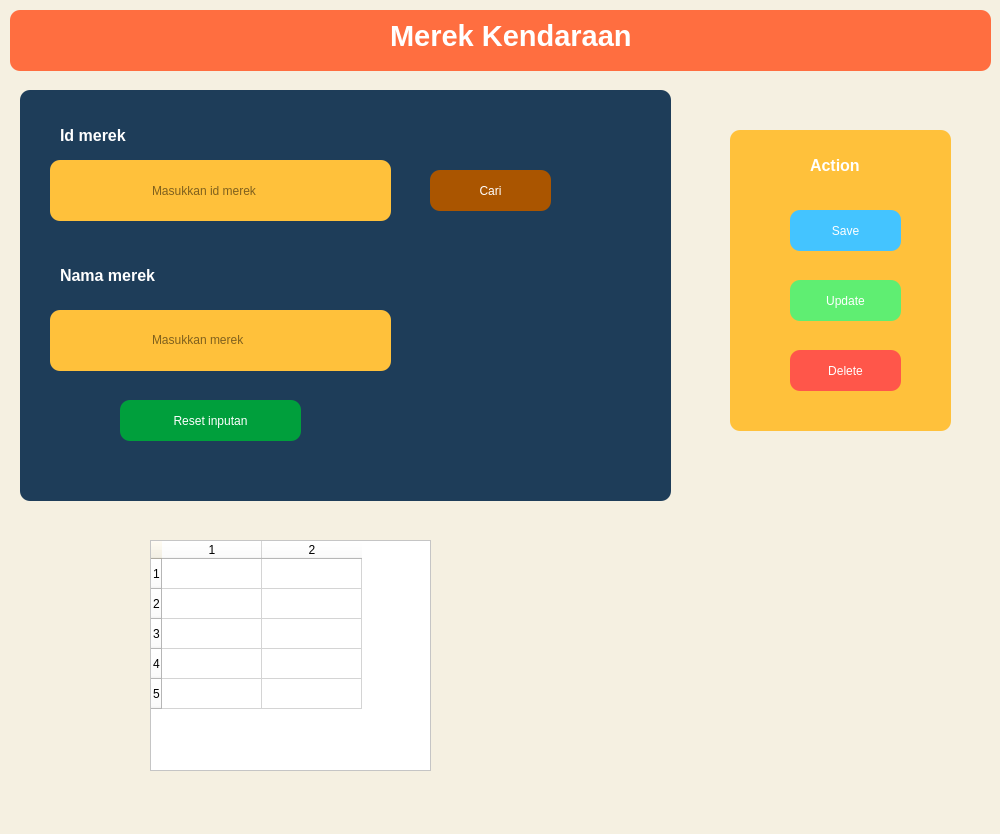
<?xml version="1.0" encoding="UTF-8"?>
<ui version="4.0">
 <class>Dialog</class>
 <widget class="QDialog" name="Dialog">
  <property name="geometry">
   <rect>
    <x>0</x>
    <y>0</y>
    <width>1000</width>
    <height>834</height>
   </rect>
  </property>
  <property name="windowTitle">
   <string>Dialog</string>
  </property>
  <property name="styleSheet">
   <string notr="true">background-color: rgb(245, 240, 225);</string>
  </property>
  <widget class="QGroupBox" name="groupBox">
   <property name="geometry">
    <rect>
     <x>20</x>
     <y>90</y>
     <width>651</width>
     <height>411</height>
    </rect>
   </property>
   <property name="styleSheet">
    <string notr="true">background-color: rgb(30, 61, 89);
border-radius:10px; </string>
   </property>
   <property name="title">
    <string/>
   </property>
   <widget class="QGroupBox" name="groupBox_3">
    <property name="geometry">
     <rect>
      <x>30</x>
      <y>70</y>
      <width>341</width>
      <height>61</height>
     </rect>
    </property>
    <property name="styleSheet">
     <string notr="true">background-color: rgb(255, 193, 59);
border-radius:10px; </string>
    </property>
    <property name="title">
     <string/>
    </property>
    <widget class="QLineEdit" name="kodeMerek">
     <property name="geometry">
      <rect>
       <x>100</x>
       <y>20</y>
       <width>171</width>
       <height>21</height>
      </rect>
     </property>
     <property name="placeholderText">
      <string>Masukkan id merek</string>
     </property>
    </widget>
   </widget>
   <widget class="QGroupBox" name="groupBox_4">
    <property name="geometry">
     <rect>
      <x>30</x>
      <y>220</y>
      <width>341</width>
      <height>61</height>
     </rect>
    </property>
    <property name="styleSheet">
     <string notr="true">background-color: rgb(255, 193, 59);
border-radius:10px; </string>
    </property>
    <property name="title">
     <string/>
    </property>
    <widget class="QLineEdit" name="namaMerek">
     <property name="geometry">
      <rect>
       <x>100</x>
       <y>20</y>
       <width>171</width>
       <height>20</height>
      </rect>
     </property>
     <property name="text">
      <string/>
     </property>
     <property name="placeholderText">
      <string>Masukkan merek</string>
     </property>
    </widget>
   </widget>
   <widget class="QLabel" name="label">
    <property name="geometry">
     <rect>
      <x>40</x>
      <y>30</y>
      <width>271</width>
      <height>31</height>
     </rect>
    </property>
    <property name="font">
     <font>
      <pointsize>12</pointsize>
      <weight>75</weight>
      <bold>true</bold>
     </font>
    </property>
    <property name="styleSheet">
     <string notr="true">color:white;
</string>
    </property>
    <property name="text">
     <string>Id merek</string>
    </property>
   </widget>
   <widget class="QLabel" name="label_2">
    <property name="geometry">
     <rect>
      <x>40</x>
      <y>170</y>
      <width>271</width>
      <height>31</height>
     </rect>
    </property>
    <property name="font">
     <font>
      <pointsize>12</pointsize>
      <weight>75</weight>
      <bold>true</bold>
     </font>
    </property>
    <property name="styleSheet">
     <string notr="true">color:white;
</string>
    </property>
    <property name="text">
     <string>Nama merek</string>
    </property>
   </widget>
   <widget class="QPushButton" name="btnReset">
    <property name="geometry">
     <rect>
      <x>100</x>
      <y>310</y>
      <width>181</width>
      <height>41</height>
     </rect>
    </property>
    <property name="styleSheet">
     <string notr="true">border-radius: 10px;
background-color: rgb(0, 159, 60);
font: 5 8pt &quot;Arial Black&quot;;
color:white;</string>
    </property>
    <property name="text">
     <string>Reset inputan</string>
    </property>
    <property name="icon">
     <iconset>
      <normaloff>../../../../praktikum/python code/Perpustakaan/Asset/reset.png</normaloff>../../../../praktikum/python code/Perpustakaan/Asset/reset.png</iconset>
    </property>
   </widget>
   <widget class="QPushButton" name="btnSearch">
    <property name="geometry">
     <rect>
      <x>410</x>
      <y>80</y>
      <width>121</width>
      <height>41</height>
     </rect>
    </property>
    <property name="styleSheet">
     <string notr="true">background-color: rgb(170, 85, 0);
border-radius: 10px;
font: 5 8pt &quot;Arial Black&quot;;
color:white;</string>
    </property>
    <property name="text">
     <string>Cari</string>
    </property>
    <property name="icon">
     <iconset>
      <normaloff>../../../../praktikum/python code/Perpustakaan/Asset/cari.png</normaloff>../../../../praktikum/python code/Perpustakaan/Asset/cari.png</iconset>
    </property>
   </widget>
  </widget>
  <widget class="QGroupBox" name="groupBox_2">
   <property name="geometry">
    <rect>
     <x>10</x>
     <y>10</y>
     <width>981</width>
     <height>61</height>
    </rect>
   </property>
   <property name="styleSheet">
    <string notr="true">background-color: rgb(255, 110, 64);
border-radius:10px; </string>
   </property>
   <property name="title">
    <string/>
   </property>
   <widget class="QLabel" name="label_7">
    <property name="geometry">
     <rect>
      <x>380</x>
      <y>10</y>
      <width>561</width>
      <height>31</height>
     </rect>
    </property>
    <property name="font">
     <font>
      <pointsize>22</pointsize>
      <weight>75</weight>
      <bold>true</bold>
     </font>
    </property>
    <property name="styleSheet">
     <string notr="true">color: rgb(255, 255, 255);</string>
    </property>
    <property name="text">
     <string>Merek Kendaraan</string>
    </property>
   </widget>
  </widget>
  <widget class="QFrame" name="frame_3">
   <property name="geometry">
    <rect>
     <x>730</x>
     <y>130</y>
     <width>221</width>
     <height>301</height>
    </rect>
   </property>
   <property name="styleSheet">
    <string notr="true">background-color: rgb(255, 193, 59);
border-radius:10px;</string>
   </property>
   <property name="frameShape">
    <enum>QFrame::StyledPanel</enum>
   </property>
   <property name="frameShadow">
    <enum>QFrame::Raised</enum>
   </property>
   <widget class="QLabel" name="label_5">
    <property name="geometry">
     <rect>
      <x>80</x>
      <y>20</y>
      <width>121</width>
      <height>31</height>
     </rect>
    </property>
    <property name="font">
     <font>
      <pointsize>12</pointsize>
      <weight>75</weight>
      <bold>true</bold>
     </font>
    </property>
    <property name="styleSheet">
     <string notr="true">color: rgb(255, 255, 255);</string>
    </property>
    <property name="text">
     <string>Action</string>
    </property>
   </widget>
   <widget class="QPushButton" name="btnSave">
    <property name="geometry">
     <rect>
      <x>60</x>
      <y>80</y>
      <width>111</width>
      <height>41</height>
     </rect>
    </property>
    <property name="styleSheet">
     <string notr="true">border-radius: 10px;
background-color: rgb(68, 196, 255);
font: 5 8pt &quot;Arial Black&quot;;
color:white;</string>
    </property>
    <property name="text">
     <string>Save</string>
    </property>
    <property name="icon">
     <iconset>
      <normaloff>../../../../praktikum/python code/Perpustakaan/Asset/save.png</normaloff>../../../../praktikum/python code/Perpustakaan/Asset/save.png</iconset>
    </property>
   </widget>
   <widget class="QPushButton" name="btnUpdate">
    <property name="geometry">
     <rect>
      <x>60</x>
      <y>150</y>
      <width>111</width>
      <height>41</height>
     </rect>
    </property>
    <property name="styleSheet">
     <string notr="true">border-radius: 10px;
font: 5 8pt &quot;Arial Black&quot;;
color:white;
background-color: rgb(95, 238, 114);</string>
    </property>
    <property name="text">
     <string>Update</string>
    </property>
    <property name="icon">
     <iconset>
      <normaloff>../../../../praktikum/python code/Perpustakaan/Asset/update.png</normaloff>../../../../praktikum/python code/Perpustakaan/Asset/update.png</iconset>
    </property>
   </widget>
   <widget class="QPushButton" name="btnDelete">
    <property name="geometry">
     <rect>
      <x>60</x>
      <y>220</y>
      <width>111</width>
      <height>41</height>
     </rect>
    </property>
    <property name="styleSheet">
     <string notr="true">border-radius: 10px;
font: 5 8pt &quot;Arial Black&quot;;
background-color: rgb(255, 86, 74);
color:white;</string>
    </property>
    <property name="text">
     <string>Delete</string>
    </property>
    <property name="icon">
     <iconset>
      <normaloff>../../../../praktikum/python code/Perpustakaan/Asset/delete.png</normaloff>../../../../praktikum/python code/Perpustakaan/Asset/delete.png</iconset>
    </property>
   </widget>
  </widget>
  <widget class="QTableWidget" name="gridMerek">
   <property name="geometry">
    <rect>
     <x>150</x>
     <y>540</y>
     <width>281</width>
     <height>231</height>
    </rect>
   </property>
   <property name="styleSheet">
    <string notr="true">background-color: rgb(255, 255, 255);</string>
   </property>
   <row>
    <property name="text">
     <string>1</string>
    </property>
   </row>
   <row>
    <property name="text">
     <string>2</string>
    </property>
   </row>
   <row>
    <property name="text">
     <string>3</string>
    </property>
   </row>
   <row>
    <property name="text">
     <string>4</string>
    </property>
   </row>
   <row>
    <property name="text">
     <string>5</string>
    </property>
   </row>
   <column>
    <property name="text">
     <string>1</string>
    </property>
   </column>
   <column>
    <property name="text">
     <string>2</string>
    </property>
   </column>
  </widget>
 </widget>
 <resources/>
 <connections/>
</ui>
